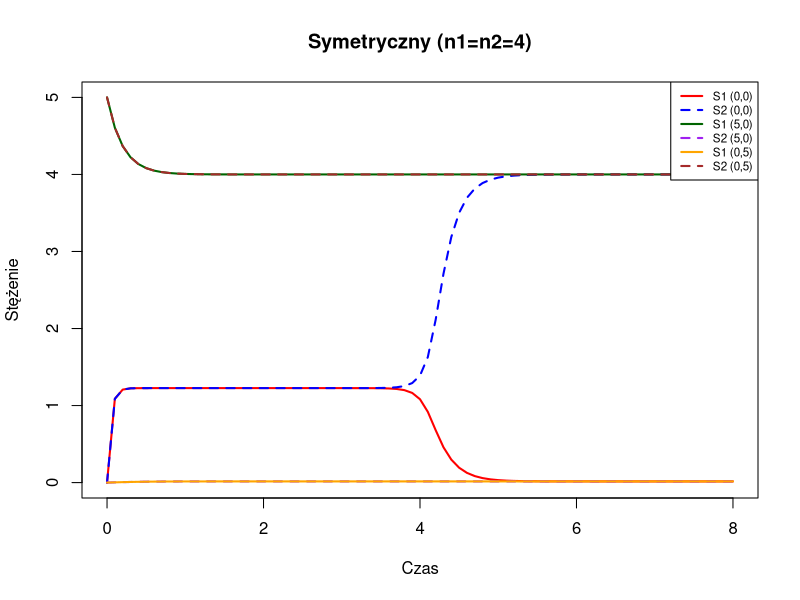
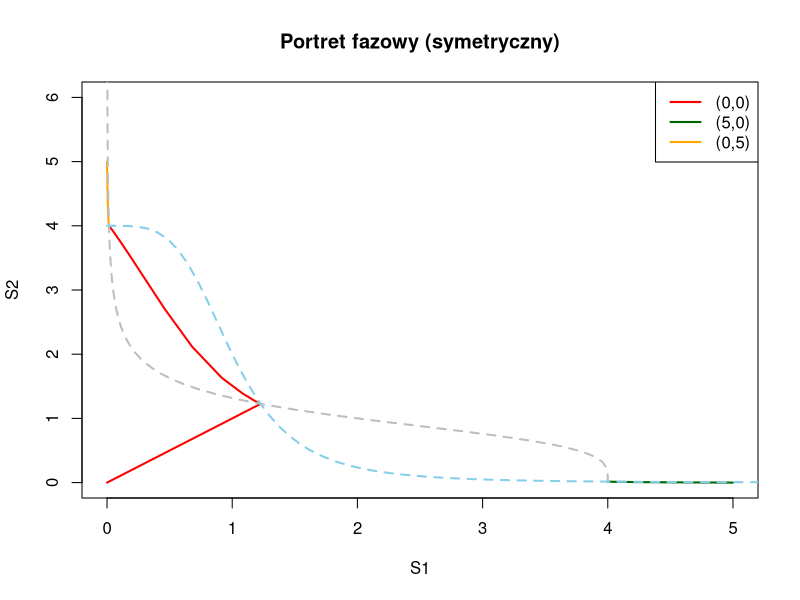
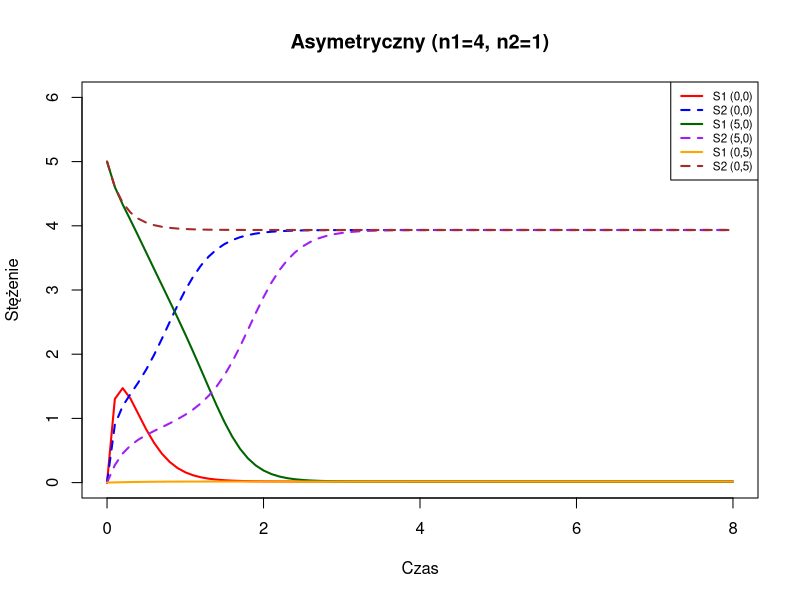
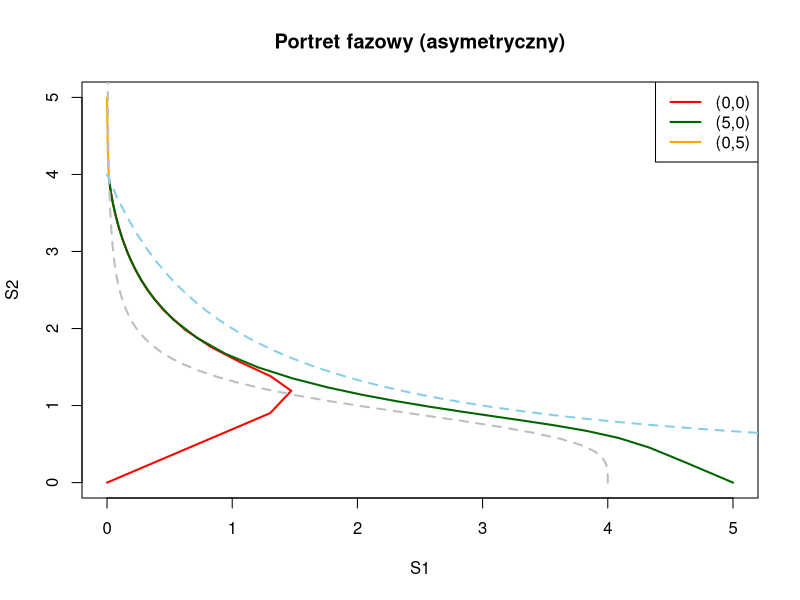

These charts were generated, in order, by the following R code:
## ---- chunk 1
library("deSolve")
## ---- chunk 2
WzajInh <- function(t, y, parameters){    
  k1 <- parameters[1]   
  k2 <- parameters[2]   
  k3 <- parameters[3]   
  k4 <- parameters[4]   
  n1 <- parameters[5]   
  n2 <-parameters[6]   
  K <- parameters[7]    
  
  s1 <- y[1]   
  s2 <- y[2]    
  
  v1 <- k1/(1+(s2/K)^n1)   
  v2 <- k2/(1+(s1/K)^n2)   
  v3 <- k3*s1   
  v4 <- k4*s2    
  
  dS1 <- v1 - v3    
  dS2 <- v2 - v4    
  
  dy <- c(dS1, dS2)   
  list(dy)  
}
## ---- chunk 3
parameters_sym <- c(k1 = 20, k2 = 20, k3 = 5, k4 = 5, n1 = 4, n2 =4, K=1)  
parameters_asym <- c(k1 = 20, k2 = 20, k3 = 5, k4 = 5, n1 = 4, n2 =1, K=1)  

inits1 <- c(s1 = 0, s2 = 0) 
inits2 <- c(s1 = 5, s2 = 0) 
inits3 <- c(s1 = 0, s2 = 5)   

times <- seq(0, 8, by = 0.1)  

sim1_sym <- as.data.frame(ode(y = inits1, times = times, func = WzajInh, parms = parameters_sym)) 
sim2_sym <- as.data.frame(ode(y = inits2, times = times, func = WzajInh, parms = parameters_sym)) 
sim3_sym <- as.data.frame(ode(y = inits3, times = times, func = WzajInh, parms = parameters_sym))  

sim1_asym <- as.data.frame(ode(y = inits1, times = times, func = WzajInh, parms = parameters_asym)) 
sim2_asym <- as.data.frame(ode(y = inits2, times = times, func = WzajInh, parms = parameters_asym)) 
sim3_asym <- as.data.frame(ode(y = inits3, times = times, func = WzajInh, parms = parameters_asym))   


## ---- chunk 4

plot(sim1_sym$time, sim1_sym$s1, 
  type = "l",  col = "red", 
  xlab = "Czas", ylab = "Stężenie", 
  lwd = 2, ylim = c(0, 5),       
  main = "Symetryczny (n1=n2=4)") 
lines(sim1_sym$time, sim1_sym$s2, 
  col = "blue", lwd = 2, lty = 2) 
lines(sim2_sym$time, sim2_sym$s1, 
  col = "darkgreen", lwd = 2) 
lines(sim2_sym$time, sim2_sym$s2, 
  col = "purple", lwd = 2, lty = 2) 
lines(sim3_sym$time, sim3_sym$s1, 
  col = "orange", lwd = 2) 
lines( sim3_sym$time,  sim3_sym$s2, 
  col = "brown", lwd = 2, lty = 2)  
legend("topright", legend = c("S1 (0,0)", "S2 (0,0)", "S1 (5,0)", "S2 (5,0)", "S1 (0,5)", "S2 (0,5)"),col = c("red", "blue", "darkgreen", "purple", "orange", "brown"),         
  lty = c(1, 2, 1, 2, 1, 2), lwd = 2, cex = 0.7) 
## ---- chunk 5
s2_vals <- seq(0, 8, length.out = 100)

s1_nullcline <- with(as.list(parameters_sym), {
  k1 / ((k3) * (1 + (s2_vals/K)^n1))
})

s1_vals <- seq(0, 8, length.out = 100)
s2_nullcline <- with(as.list(parameters_sym), {
  k2 / ((k4) * (1 + (s2_vals/K)^n2))
})
## ---- chunk 6
plot(sim1_sym$s1, sim1_sym$s2, 
     type = "l", col = "red",       
     xlab = "S1", ylab = "S2", 
     lwd = 2, xlim = c(0, 5), ylim = c(0, 6), 
     main = "Portret fazowy (symetryczny)") 
lines(sim2_sym$s1, sim2_sym$s2, 
      col = "darkgreen", lwd = 2) 
lines(sim3_sym$s1, sim3_sym$s2, 
      col = "orange", lwd = 2)
lines(s1_nullcline, s2_vals, col = "grey", lty = 2, lwd = 2)
lines(s1_vals, s2_nullcline, col = "skyblue", lty = 2, lwd = 2)
legend("topright", 
       legend = c("(0,0)", "(5,0)", "(0,5)"),     
       col = c("red", "darkgreen", "orange"),
       lty = c(1, 1, 1, 2, 3), lwd = 2)
## ---- chunk 7
plot(sim1_asym$time, sim1_asym$s1, 
     type = "l", col = "red",       xlab = "Czas",
     ylab = "Stężenie", lwd = 2, ylim = c(0, 6),       
     main = "Asymetryczny (n1=4, n2=1)") 
lines(sim1_asym$time, sim1_asym$s2, 
      col = "blue", lwd = 2, lty = 2) 
lines(sim2_asym$time, sim2_asym$s1, 
      col = "darkgreen", lwd = 2) 
lines(sim2_asym$time, sim2_asym$s2, 
      col = "purple", lwd = 2, lty = 2) 
lines(sim3_asym$time, sim3_asym$s1, 
      col = "orange", lwd = 2) 
lines(sim3_asym$time, sim3_asym$s2, 
      col = "brown", lwd = 2, lty = 2)  
legend("topright", 
       legend = c("S1 (0,0)", "S2 (0,0)", "S1 (5,0)", "S2 (5,0)", "S1 (0,5)", "S2 (0,5)"),
       col = c("red", "blue", "darkgreen", "purple", "orange", "brown"),         
       lty = c(1, 2, 1, 2, 1, 2), lwd = 2, cex = 0.7) 
## ---- chunk 8
s2_vals_a <- seq(0, 8, length.out = 100)

s1_nullcline_a <- with(as.list(parameters_asym), {
  k1 / ((k3) * (1 + (s2_vals_a/K)^n1))
})

s1_vals_a <- seq(0, 8, length.out = 100)
s2_nullcline_a <- with(as.list(parameters_asym), {
  k2 / ((k4) * (1 + (s1_vals_a/K)^n2))
})
## ---- chunk 9
plot(sim1_asym$s1, sim1_asym$s2, 
     type = "l", col = "red",       
     xlab = "S1", ylab = "S2", 
     lwd = 2, xlim = c(0, 5), ylim = c(0, 5),      
     main = "Portret fazowy (asymetryczny)") 
lines(sim2_asym$s1, sim2_asym$s2, 
      col = "darkgreen", lwd = 2) 
lines(sim3_asym$s1, sim3_asym$s2, 
      col = "orange", lwd = 2) 
lines(s1_nullcline_a, s2_vals_a, col = "grey", lty = 2, lwd = 2)
lines(s1_vals_a, s2_nullcline_a, col = "skyblue", lty = 2, lwd = 2)
legend("topright", 
       legend = c("(0,0)", "(5,0)", "(0,5)"),        
       col = c("red", "darkgreen", "orange"),         
       lty = c(1, 1, 1, 2, 3), lwd = 2)
